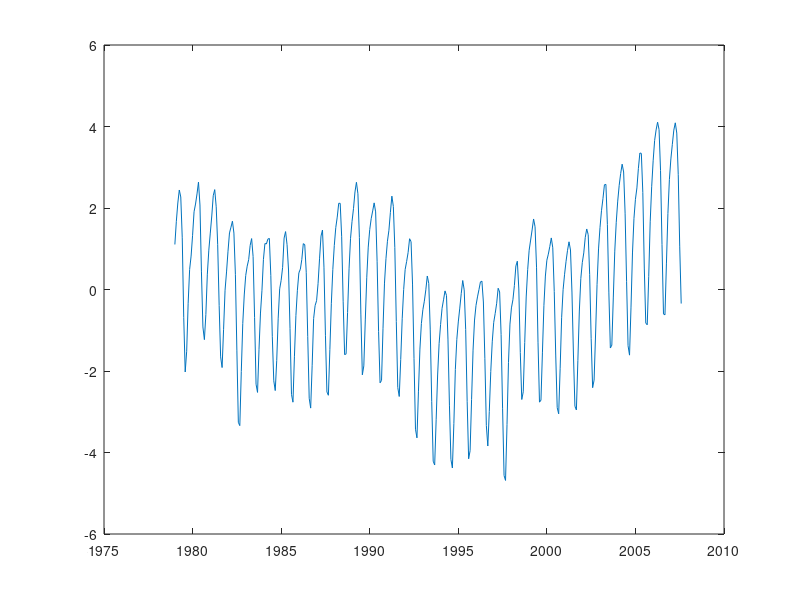
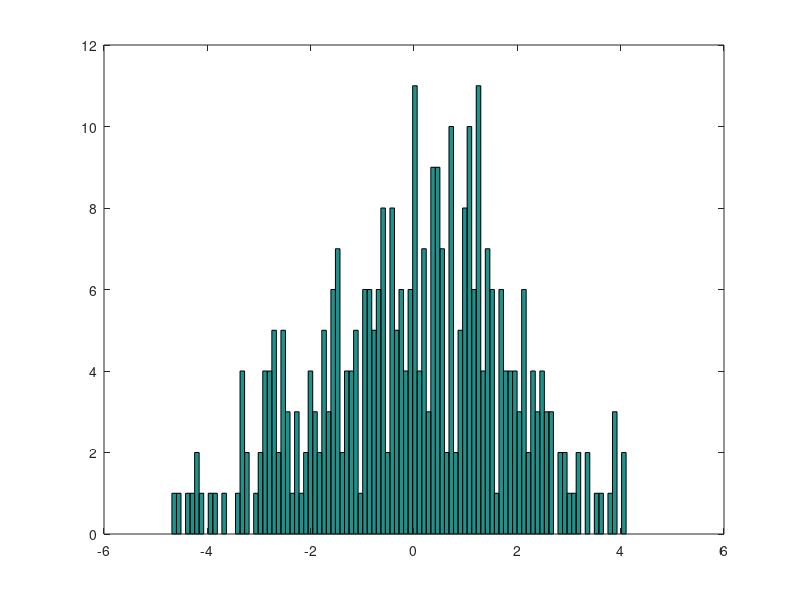

MATLAB code to generate these figures, in order:
clc,clear;
% load the data set
load co2.txt -ascii;

X = (co2(:,1)+(co2(:,2)-1)/12)';
X = [X;ones(1,length(X))];
Y = co2(:,3)';

s_sigma = 1;
Ca = 100;
Cb = 10000;
w = [Ca 0;0 Cb];

w_cov = (X*X'/s_sigma+w^-1)^-1;
w_mean = w_cov*X*Y'/s_sigma;


res = Y-w_mean'*X;
figure,plot(X(1,:),res);
figure,hist(res,100);